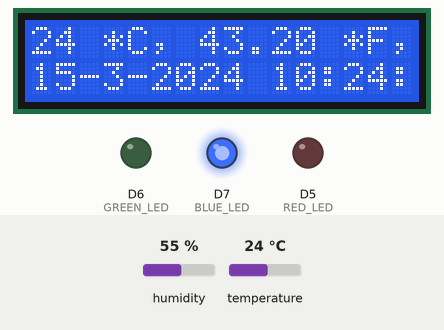
A program run on a simulated ESP8266 (NodeMCU). Parts: 16×2 character LCD, output pins drawn as LEDs (lit = HIGH). The test bench sets the inputs (shaded band); at power-on: temperature 24 °C, humidity 55 %. WiFi joins after 1.5 s; servers stay silent unless stated; network time is answered at once with the bench clock; the local clock reads 2024-03-15 10:24:30 at power-on unless the program sets it; what the program prints to the serial monitor is not drawn.

Above: at 3.7 s.
3.8 s: temperature set to 22 °C
At 5.0 s:
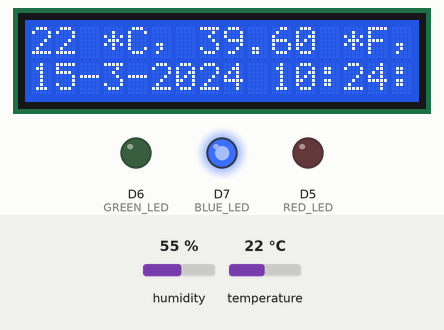
5.3 s: temperature set to 19 °C
At 6.0 s:
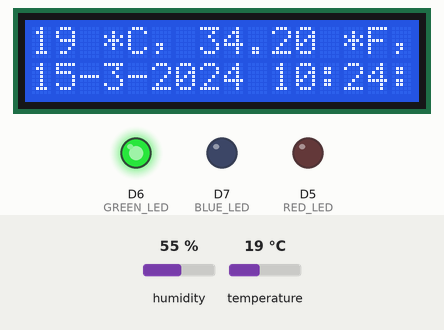
6.8 s: temperature set to 2 °C
At 8.0 s:
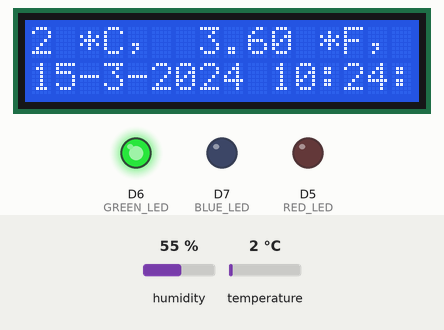
8.3 s: temperature set to 28 °C
At 9.5 s:
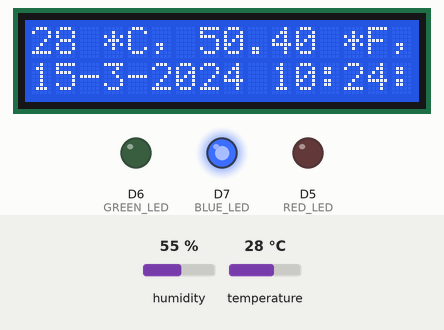
Timing chart, 0 to 11.3 s (numbered marks = the images above; inputs shaded):
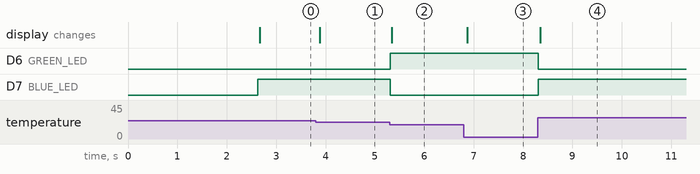

The program:

main.cpp
```cpp
#include <Arduino.h>
#include <SimpleDHT.h>
#include <LiquidCrystal_I2C.h>
LiquidCrystal_I2C lcd(0x27, 16, 2);
#include <Wire.h>

#define pinDHT 0 // SD3 pin signal sensor DHT
#define RED_LED D5
#define GREEN_LED D6
#define BLUE_LED D7

byte temperature = 0;
byte humidity = 0;
SimpleDHT11 dht11(D0);

#include <ESP8266WiFi.h>
#include <NTPClient.h>
#include <WiFiUdp.h>

const char *ssid = "Alohomora";
const char *password = "pasangwifi2021";

WiFiUDP ntpUDP;
NTPClient timeClient(ntpUDP, "pool.ntp.org");

void setup()
{
  // SETUP LCD
  lcd.init(); // initialize the lcd
  lcd.backlight();
  lcd.clear();
  lcd.home();

  Serial.begin(115200);
  pinMode(BLUE_LED, OUTPUT);
  pinMode(RED_LED, OUTPUT);
  pinMode(GREEN_LED, OUTPUT);

  WiFi.begin(ssid, password);
  while (WiFi.status() != WL_CONNECTED)
  {
    delay(500);
    Serial.print(".");
  }
  timeClient.begin();
  // mengatur timezone
  timeClient.setTimeOffset(28800);
  delay(1000);
}

void loop()
{
  lcd.home();
  timeClient.update();

  time_t epochTime = timeClient.getEpochTime();
  String formattedTime = timeClient.getFormattedTime();
  struct tm *ptm = gmtime((time_t *)&epochTime);

  int monthDay = ptm->tm_mday;
  Serial.print("Month day: ");
  Serial.println(monthDay);

  int currentMonth = ptm->tm_mon + 1;
  Serial.print("Month: ");
  Serial.println(currentMonth);

  int currentYear = ptm->tm_year + 1900;
  Serial.print("Year: ");
  Serial.println(currentYear);
  String currentDate = String(monthDay) + "-" + String(currentMonth) + "-" + String(currentYear);

  int err = SimpleDHTErrSuccess;

  if ((err = dht11.read(&temperature, &humidity, NULL)) != SimpleDHTErrSuccess)
  {

    delay(1000);
    return;
  }

  Serial.print((int)temperature);
  Serial.print(" *C, ");
  float fahren = 1.8 * temperature;
  Serial.print((float)fahren);
  Serial.print(" *F, ");
  Serial.print(currentDate);

  if (temperature <= 20)
  {
    for (int i = 0; i < 3; i++)
    {
      Serial.print(" dingin ");
      digitalWrite(GREEN_LED, HIGH);
      digitalWrite(BLUE_LED, LOW);
      digitalWrite(RED_LED, LOW);
    }
    lcd.setCursor(0,0); //dimulai dari kolom ke -0, baris ke-0
    lcd.print(temperature);
    lcd.print(" *C, ");
    lcd.setCursor(7,0); //dimulai dari kolom ke -7, baris ke-0
    lcd.print(fahren);
    lcd.print(" *F, ");
    lcd.setCursor(0, 1); //dimulai dari kolom ke -0, baris ke-1
    lcd.print(currentDate);
    lcd.setCursor(10, 1); //dimulai dari kolom ke -10, baris ke-1
    lcd.print(formattedTime);
  }
  else if (20 < temperature < 30)
  {
    for (int i = 0; i < 3; i++)
    {
      Serial.print(" normal ");
      digitalWrite(BLUE_LED, HIGH);
      digitalWrite(GREEN_LED, LOW);
      digitalWrite(RED_LED, LOW);
    }
     lcd.setCursor(0,0);
    lcd.print(temperature);
    lcd.print(" *C, ");
    lcd.setCursor(7,0);
    lcd.print(fahren);
    lcd.print(" *F, ");
    lcd.setCursor(0, 1);
    lcd.print(currentDate);
    lcd.setCursor(10, 1);
    lcd.print(formattedTime);
  }
  else if (temperature >= 30)
  {
    for (int i = 0; i < 3; i++)
    {
      Serial.print(" panas ");
      digitalWrite(RED_LED, HIGH);
      digitalWrite(BLUE_LED, LOW);
      digitalWrite(GREEN_LED, LOW);
    }
     lcd.setCursor(0,0);
    lcd.print(temperature);
    lcd.print(" *C, ");
    lcd.setCursor(7,0);
    lcd.print(fahren);
    lcd.print(" *F, ");
    lcd.setCursor(0, 1);
    lcd.print(currentDate);
    lcd.setCursor(10, 1);
    lcd.print(formattedTime);
  }
}
```

Measured:
- the behaviour switches between 21 and 20 °C on temperature (found by bisection; images 1 and 2)
- after the input at 3.8 s, the display: changes after 0.08 s (image 1)
- after the input at 5.3 s, D6 (GREEN_LED): LOW → HIGH at once; D7 (BLUE_LED): HIGH → LOW at once; the display: changes at once (image 2)
- after the input at 6.8 s, the display: changes after 0.07 s (image 3)
- after the input at 8.3 s, D6 (GREEN_LED): HIGH → LOW at once; D7 (BLUE_LED): LOW → HIGH at once; the display: changes at once (image 4)
